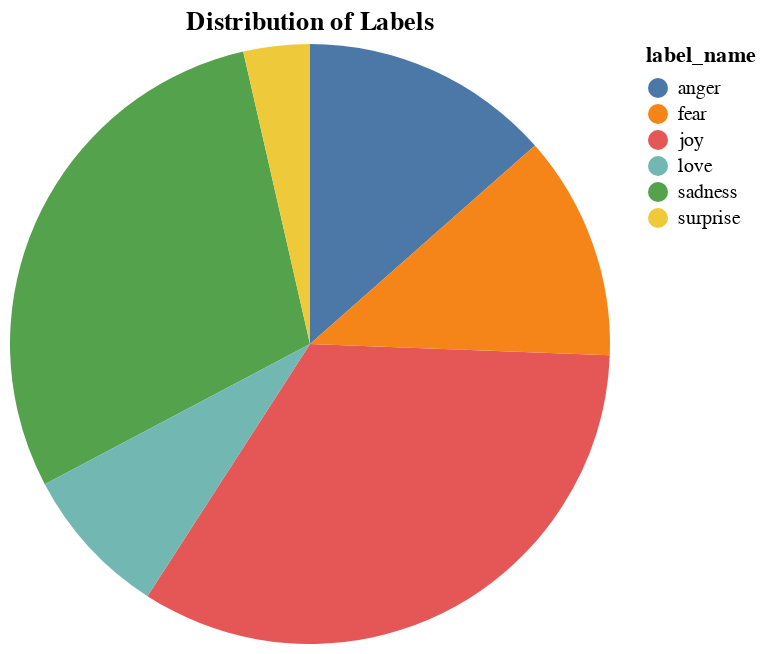

The code cell stored with this chart in its notebook:
### Code cell
# prompt: Using dataframe df: pie chart

import altair as alt

# Count the occurrences of each label

label_counts = df['label_name'].value_counts().reset_index()
label_counts.columns = ['label_name', 'count']

# Create the pie chart

alt.Chart(label_counts).mark_arc().encode(
    theta='count',
    color='label_name',
    tooltip=['label_name', 'count']
).properties( title='Distribution of Labels')

### Figure 1 — Vega-Lite specification as saved in the notebook (floating-point values rounded to 4 significant figures)
{"config": {"view": {"continuousWidth": 300, "continuousHeight": 300}}, "data": {"name": "data-ccbf10ccdf454e5e577bf5d465bbd5ed"}, "mark": {"type": "arc"}, "encoding": {"color": {"field": "label_name", "type": "nominal"}, "theta": {"field": "count", "type": "quantitative"}, "tooltip": [{"field": "label_name", "type": "nominal"}, {"field": "count", "type": "quantitative"}]}, "title": "Distribution of Labels", "$schema": "https://vega.github.io/schema/vega-lite/v5.20.1.json", "datasets": {"data-ccbf10ccdf454e5e577bf5d465bbd5ed": [{"label_name": "joy", "count": 5362}, {"label_name": "sadness", "count": 4666}, {"label_name": "anger", "count": 2159}, {"label_name": "fear", "count": 1937}, {"label_name": "love", "count": 1304}, {"label_name": "surprise", "count": 572}]}}
